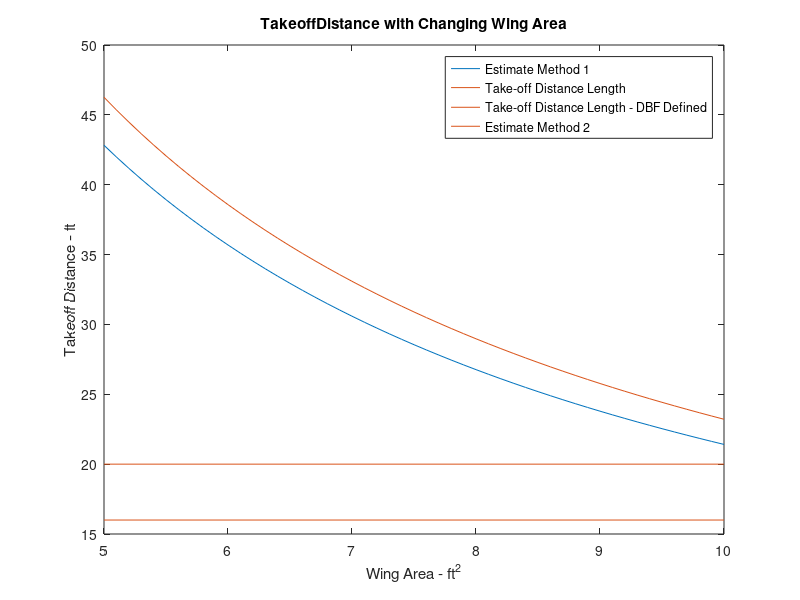

The MATLAB script that drew this image:

%----Inputs
g = 9.81;   %(m/s) - Gravity
To = 191/3.5969431019354; %N - Static Thrust
T25 = 161/3.5969431019354; %N - Thrust at Takeoff Speed
W = 220/3.5969431019354;    %N - Weight of the aircraft
mu = 0.03; %Unitless - Friction Constant
Vi = 0; %m/s - Starting Speed
b = 5/3.81;
CLMax = 1.6;
rho = 1.225; %Density
S = (5:0.1:10)/10.764; %m^2 - Wing Ref Area
Vf = 1.2.*sqrt(W./(0.5.*rho.*S.*CLMax)); %m/s - Takeoff-Speed
Cl = 0.3; %Max Coefficient of Lift
Cd0 = 0.035; %Profile Drag
AR = b^2./S;
e = 1.78 .* (1 - (0.045 .* (AR .^ 0.68))) - 0.64; %E
K = 1 ./ (pi .* AR .* e);
CLg = 0.3;

a = -(T25-To)./Vf.^2;
A = ((To ./ W) - mu)*g;
B = (g ./ W) .* (0.5 .* rho .* S .* (Cd0 - mu .* Cl) + a);
Sg = (1 ./ (2 .* B)) .* log((A) ./ (A - (B .* (Vf .^ 2))));
t = 0.1; %s
Sr = Vf .* t;
TOD = Sg;
TOD = TOD .* 3.28084;
fprintf('Takeoff Distance: %6.4f ft.\n',TOD)

figure;
plot(5:0.1:10, TOD, '-', 'DisplayName', 'Estimate Method 1')
hold on;
line([5,10], [20, 20], 'DisplayName', "Take-off Distance Length");
hold on;
line([5,10], [16, 16], 'DisplayName', "Take-off Distance Length - DBF Defined");
title("TakeoffDistance with Changing Wing Area");
xlabel("Wing Area - ft^2");
ylabel("Takeoff Distance - ft");
legend show;

%------ESTIMATE - Nicolai-----
T1 = 161/3.5969431019354;
D = 0.5*rho*0.707*Vf.*S.*(Cd0+K.*CLg);
L = 0.5*rho*0.707*Vf.*S.*CLg;
a = g./W.*(T1-D-mu*(W-L));
SgNicolai = (0.5*(Vf.^2)./a) .* 3.28084;
plot(5:0.1:10, SgNicolai, '-', 'DisplayName', 'Estimate Method 2');